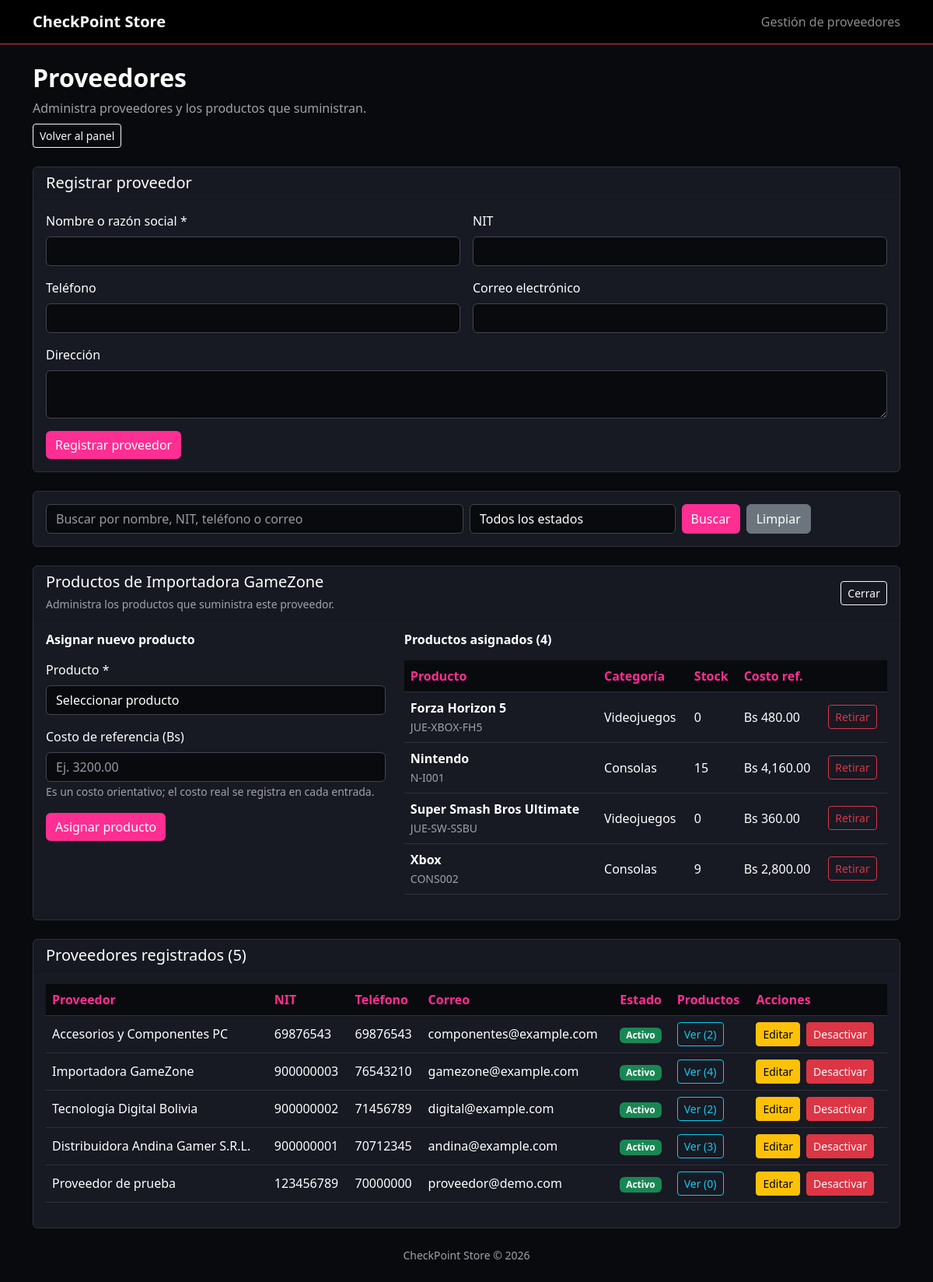
/proveedores/index.php?productos=4 (signed in), run on the app's committed database.
### tables this page shows
CREATE TABLE `proveedores` (
  `id_proveedor` int NOT NULL AUTO_INCREMENT,
  `nombre_razon_social` varchar(150) NOT NULL,
  `nit` varchar(30) DEFAULT NULL,
  `telefono` varchar(30) DEFAULT NULL,
  `correo` varchar(120) DEFAULT NULL,
  `direccion` varchar(200) DEFAULT NULL,
  `estado` tinyint NOT NULL DEFAULT '1',
  `fecha_creacion` timestamp NULL DEFAULT CURRENT_TIMESTAMP,
  PRIMARY KEY (`id_proveedor`),
  UNIQUE KEY `nit` (`nit`)
);

CREATE TABLE `proveedor_productos` (
  `id_proveedor` int NOT NULL,
  `id_producto` int NOT NULL,
  `costo_referencia` decimal(12,2) DEFAULT NULL,
  `fecha_asignacion` timestamp NULL DEFAULT CURRENT_TIMESTAMP,
  PRIMARY KEY (`id_proveedor`,`id_producto`),
  KEY `id_producto` (`id_producto`),
  CONSTRAINT `proveedor_productos_ibfk_1` FOREIGN KEY (`id_proveedor`) REFERENCES `proveedores` (`id_proveedor`),
  CONSTRAINT `proveedor_productos_ibfk_2` FOREIGN KEY (`id_producto`) REFERENCES `productos` (`id_producto`)
);

CREATE TABLE `productos` (
  `id_producto` int NOT NULL AUTO_INCREMENT,
  `id_categoria` int NOT NULL,
  `codigo` varchar(50) NOT NULL,
  `nombre` varchar(120) NOT NULL,
  `descripcion` text,
  `precio_venta` decimal(10,2) NOT NULL DEFAULT '0.00',
  `stock` int unsigned NOT NULL DEFAULT '0',
  `estado` tinyint NOT NULL DEFAULT '1',
  `fecha_creacion` timestamp NULL DEFAULT CURRENT_TIMESTAMP,
  PRIMARY KEY (`id_producto`),
  KEY `fk_productos_categorias` (`id_categoria`),
  CONSTRAINT `fk_productos_categorias` FOREIGN KEY (`id_categoria`) REFERENCES `categorias` (`id_categoria`) ON DELETE RESTRICT ON UPDATE CASCADE
);

CREATE TABLE `categorias` (
  `id_categoria` int NOT NULL AUTO_INCREMENT,
  `nombre` varchar(80) NOT NULL,
  `descripcion` text,
  `estado` tinyint NOT NULL DEFAULT '1',
  `fecha_creacion` timestamp NULL DEFAULT CURRENT_TIMESTAMP,
  PRIMARY KEY (`id_categoria`),
  UNIQUE KEY `nombre` (`nombre`)
);

### proveedores/index.php (the view, shortened to what this page needs)
<?php
require_once __DIR__ . '/../config/conexion.php';
function e($valor) {
    return htmlspecialchars((string)$valor, ENT_QUOTES, 'UTF-8');
}
$form = [];
$editar = null;
$buscar = trim($_GET['buscar'] ?? '');
$estado = $_GET['estado'] ?? 'todos';
$sql = "SELECT p.*,
        (SELECT COUNT(*) FROM proveedor_productos pp WHERE pp.id_proveedor = p.id_proveedor) AS total_productos
        FROM proveedores p WHERE 1=1";
$params = [];
$sql .= " ORDER BY p.id_proveedor DESC";
$stmt = $conexion->prepare($sql);
$stmt->execute($params);
$proveedores = $stmt->fetchAll(PDO::FETCH_ASSOC);
$proveedorProductos = null;
$asignados = [];
$disponibles = [];
$idSeleccionado = (int)($_GET['productos'] ?? 0);
if ($idSeleccionado > 0) {
    $stmt = $conexion->prepare("SELECT * FROM proveedores WHERE id_proveedor = ?");
    $stmt->execute([$idSeleccionado]);
    $proveedorProductos = $stmt->fetch(PDO::FETCH_ASSOC) ?: null;
    if ($proveedorProductos) {
        $stmt = $conexion->prepare(
            "SELECT p.id_producto, p.codigo, p.nombre, p.stock, c.nombre AS categoria,
                    pp.costo_referencia
             FROM proveedor_productos pp
             INNER JOIN productos p ON p.id_producto = pp.id_producto
             LEFT JOIN categorias c ON c.id_categoria = p.id_categoria
             WHERE pp.id_proveedor = ? ORDER BY p.nombre"
        );
        $stmt->execute([$idSeleccionado]);
        $asignados = $stmt->fetchAll(PDO::FETCH_ASSOC);
        $stmt = $conexion->prepare(
            "SELECT p.id_producto, p.codigo, p.nombre, p.stock, c.nombre AS categoria
             FROM productos p
             LEFT JOIN categorias c ON c.id_categoria = p.id_categoria
             WHERE p.estado = 1
             AND NOT EXISTS (
                 SELECT 1 FROM proveedor_productos pp
                 WHERE pp.id_proveedor = ? AND pp.id_producto = p.id_producto
             )
             ORDER BY p.nombre"
        );
        $stmt->execute([$idSeleccionado]);
        $disponibles = $stmt->fetchAll(PDO::FETCH_ASSOC);
    } else {
        $error = 'No se encontró el proveedor seleccionado.';
    }
}
?>
<!DOCTYPE html>
<html lang="es">
<head>
    <link href="https://cdn.jsdelivr.net/npm/bootstrap@5.3.3/dist/css/bootstrap.min.css" rel="stylesheet">
</head>
<body>
<nav class="navbar navbar-dark bg-black border-bottom border-danger">
    <div class="container">
        <a href="../dashboard.php" class="navbar-brand fw-bold">CheckPoint Store</a>
        <span class="navbar-text">Gestión de proveedores</span>
    </div>
</nav>
<div class="container py-4">
    <div class="mb-4">
        <h2 class="fw-bold">Proveedores</h2>
        <p class="muted mb-2">Administra proveedores y los productos que suministran.</p>
        <a href="../dashboard.php" class="btn btn-outline-light btn-sm">Volver al panel</a>
    </div>
    <div class="card mb-4">
        <div class="card-header">
            <h5 class="mb-0">
                <?= ($form['accion'] ?? '') === 'actualizar' || $editar ? 'Editar proveedor' : 'Registrar proveedor' ?>
            </h5>
        </div>
        <div class="card-body">
            <form method="POST">
                <div class="row g-3">
                    <div class="col-md-6">
                        <label class="form-label">Nombre o razón social *</label>
                        <input type="text" name="nombre_razon_social" class="form-control"
                               maxlength="150" required
                               value="<?= e($form['nombre_razon_social'] ?? '') ?>">
                    </div>
                    <div class="col-md-6">
                        <label class="form-label">NIT</label>
                        <input type="text" name="nit" class="form-control"
                               maxlength="30" value="<?= e($form['nit'] ?? '') ?>">
                    </div>
                    <div class="col-md-6">
                        <label class="form-label">Teléfono</label>
                        <input type="text" name="telefono" class="form-control"
                               maxlength="30" value="<?= e($form['telefono'] ?? '') ?>">
                    </div>
                    <div class="col-md-6">
                        <label class="form-label">Correo electrónico</label>
                        <input type="email" name="correo" class="form-control"
                               maxlength="120" value="<?= e($form['correo'] ?? '') ?>">
                    </div>
                    <div class="col-12">
                        <label class="form-label">Dirección</label>
                        <textarea name="direccion" class="form-control"
                                  maxlength="200" rows="2"><?= e($form['direccion'] ?? '') ?></textarea>
                    </div>
                </div>
                <div class="mt-3">
                    <button class="btn btn-pink">
                        <?= ($form['accion'] ?? '') === 'actualizar' || $editar ? 'Actualizar proveedor' : 'Registrar proveedor' ?>
                    </button>
                </div>
            </form>
        </div>
    </div>
    <div class="card mb-4">
        <div class="card-body">
            <form method="GET" class="row g-2">
                <div class="col-md-6">
                    <input type="text" name="buscar" class="form-control"
                           placeholder="Buscar por nombre, NIT, teléfono o correo"
                           value="<?= e($buscar) ?>">
                </div>
                <div class="col-md-3">
                    <select name="estado" class="form-select">
                        <option value="todos" <?= $estado === 'todos' ? 'selected' : '' ?>>Todos los estados</option>
                    </select>
                </div>
                <div class="col-md-3 d-flex gap-2">
                    <button class="btn btn-pink">Buscar</button>
                    <a href="index.php" class="btn btn-secondary">Limpiar</a>
                </div>
            </form>
        </div>
    </div>
    <?php if ($proveedorProductos): ?>
        <div class="card mb-4">
            <div class="card-header d-flex justify-content-between align-items-center flex-wrap gap-2">
                <div>
                    <h5 class="mb-1">Productos de <?= e($proveedorProductos['nombre_razon_social']) ?></h5>
                    <small class="muted">Administra los productos que suministra este proveedor.</small>
                </div>
                <a href="index.php" class="btn btn-outline-light btn-sm">Cerrar</a>
            </div>
            <div class="card-body">
                <div class="row g-4">
                    <div class="col-lg-5">
                        <h6 class="section-title mb-3">Asignar nuevo producto</h6>
                        <?php if ((int)$proveedorProductos['estado'] !== 1): ?>
                            <div class="alert alert-warning">
                                Este proveedor está inactivo. Actívalo para asignarle nuevos productos.
                            </div>
                        <?php elseif (!$disponibles): ?>
                            <div class="alert alert-info">
                                No hay otros productos activos disponibles para asignar.
                            </div>
                        <?php else: ?>
                            <form method="POST" class="row g-3">
                                <div class="col-12">
                                    <label class="form-label">Producto *</label>
                                    <select name="id_producto" class="form-select" required>
                                        <option value="">Seleccionar producto</option>
                                    </select>
                                </div>
                                <div class="col-12">
                                    <label class="form-label">Costo de referencia (Bs)</label>
                                    <input type="number" name="costo_referencia" class="form-control"
                                           min="0" max="9999999999.99" step="0.01"
                                           placeholder="Ej. 3200.00">
                                    <small class="muted">
                                        Es un costo orientativo; el costo real se registra en cada entrada.
                                    </small>
                                </div>
                                <div class="col-12">
                                    <button class="btn btn-pink">Asignar producto</button>
                                </div>
                            </form>
                        <?php endif; ?>
                    </div>
                    <div class="col-lg-7">
                        <h6 class="section-title mb-3">
                            Productos asignados (<?= count($asignados) ?>)
                        </h6>
                        <div class="table-responsive">
                            <table class="table table-hover align-middle">
                                <thead>
                                    <tr>
                                        <th>Producto</th>
                                        <th>Categoría</th>
                                        <th>Stock</th>
                                        <th>Costo ref.</th>
                                        <th></th>
                                    </tr>
                                </thead>
                                <tbody>
                                    <?php foreach ($asignados as $p): ?>
                                        <tr>
                                            <td>
                                                <strong><?= e($p['nombre']) ?></strong><br>
                                                <small class="muted"><?= e($p['codigo']) ?></small>
                                            </td>
                                            <td><?= e($p['categoria'] ?? 'Sin categoría') ?></td>
                                            <td><?= (int)$p['stock'] ?></td>
                                            <td>
                                                <?= $p['costo_referencia'] !== null
                                                    ? 'Bs ' . number_format((float)$p['costo_referencia'], 2, '.', ',')
                                                    : '—' ?>
                                            </td>
                                            <td>
                                                <form method="POST"
                                                      onsubmit="return confirm('¿Retirar este producto de este proveedor?')">
                                                    <button class="btn btn-sm btn-outline-danger">Retirar</button>
                                                </form>
                                            </td>
                                        </tr>
                                    <?php endforeach; ?>
                                </tbody>
                            </table>
                        </div>
                    </div>
                </div>
            </div>
        </div>
    <?php endif; ?>
    <div class="card">
        <div class="card-header">
            <h5 class="mb-0">Proveedores registrados (<?= count($proveedores) ?>)</h5>
        </div>
        <div class="card-body table-responsive">
            <table class="table table-hover align-middle">
                <thead>
                    <tr>
                        <th>Proveedor</th>
                        <th>NIT</th>
                        <th>Teléfono</th>
                        <th>Correo</th>
                        <th>Estado</th>
                        <th>Productos</th>
                        <th>Acciones</th>
                    </tr>
                </thead>
                <tbody>
                    <?php foreach ($proveedores as $p): ?>
                        <tr>
                            <td><?= e($p['nombre_razon_social']) ?></td>
                            <td><?= e($p['nit']) ?></td>
                            <td><?= e($p['telefono']) ?></td>
                            <td><?= e($p['correo']) ?></td>
                            <td>
                                <span class="badge <?= $p['estado'] ? 'bg-success' : 'bg-secondary' ?>">
                                    <?= $p['estado'] ? 'Activo' : 'Inactivo' ?>
                                </span>
                            </td>
                            <td>
                                <a href="?productos=<?= (int)$p['id_proveedor'] ?>"
                                   class="btn btn-sm btn-outline-info">
                                    Ver (<?= (int)$p['total_productos'] ?>)
                                </a>
                            </td>
                            <td>
                                <div class="d-flex gap-2 flex-wrap">
                                    <a href="?editar=<?= (int)$p['id_proveedor'] ?>"
                                       class="btn btn-sm btn-warning">Editar</a>
                                    <form method="POST"
                                          onsubmit="return confirm('¿Cambiar el estado de este proveedor?')">
                                        <button class="btn btn-sm <?= $p['estado'] ? 'btn-danger' : 'btn-success' ?>">
                                            <?= $p['estado'] ? 'Desactivar' : 'Activar' ?>
                                        </button>
                                    </form>
                                </div>
                            </td>
                        </tr>
                    <?php endforeach; ?>
                </tbody>
            </table>
        </div>
    </div>
    <footer class="text-center muted mt-4 small">
        CheckPoint Store © 2026
    </footer>
</div>
</body>
</html>

### proveedores/index.php (style rules this page uses)
body { background:#090A0D;color:#fff }
.card { background:#171923;color:#fff;border:1px solid #30313D }
.form-control,.form-select { background:#090A0D;color:#fff;border-color:#444451 }
.form-control::placeholder { color:#9999A6 }
.form-select option { background:#171923;color:#fff }
.table { --bs-table-bg:#171923;--bs-table-color:#fff;--bs-table-hover-bg:#252735;--bs-table-border-color:#30313D }
.table thead th { background:#090A0D;color:#FF2E93;white-space:nowrap }
.btn-pink { background:#FF2E93;color:#fff;border:0 }
.muted { color:#A1A1AA }
.section-title { font-weight:700 }

### data on the page
proveedores: nombre_razon_social "Importadora GameZone", nit "900000003", telefono "76543210", correo "gamezone@example.com", estado "Activo", total_productos "4"
proveedor_productos: id_producto.nombre "Forza Horizon 5", id_producto.codigo "JUE-XBOX-FH5", categorias.nombre "Videojuegos", id_producto.stock "0", costo_referencia "480.00"
proveedor_productos: id_producto.nombre "Nintendo", id_producto.codigo "N-I001", categorias.nombre "Consolas", id_producto.stock "15", costo_referencia "4,160.00"
proveedor_productos: id_producto.nombre "Super Smash Bros Ultimate", id_producto.codigo "JUE-SW-SSBU", categorias.nombre "Videojuegos", id_producto.stock "0", costo_referencia "360.00"
proveedor_productos: id_producto.nombre "Xbox", id_producto.codigo "CONS002", categorias.nombre "Consolas", id_producto.stock "9", costo_referencia "2,800.00"
proveedores: nombre_razon_social "Accesorios y Componentes PC", nit "69876543", telefono "69876543", correo "componentes@example.com", estado "Activo", total_productos "2"
proveedores: nombre_razon_social "Tecnología Digital Bolivia", nit "900000002", telefono "71456789", correo "digital@example.com", estado "Activo", total_productos "2"
proveedores: nombre_razon_social "Distribuidora Andina Gamer S.R.L.", nit "900000001", telefono "70712345", correo "andina@example.com", estado "Activo", total_productos "3"
proveedores: nombre_razon_social "Proveedor de prueba", nit "123456789", telefono "70000000", correo "proveedor@demo.com", estado "Activo", total_productos "0"

### other printed values
count($asignados) "4"
count($proveedores) "5"
